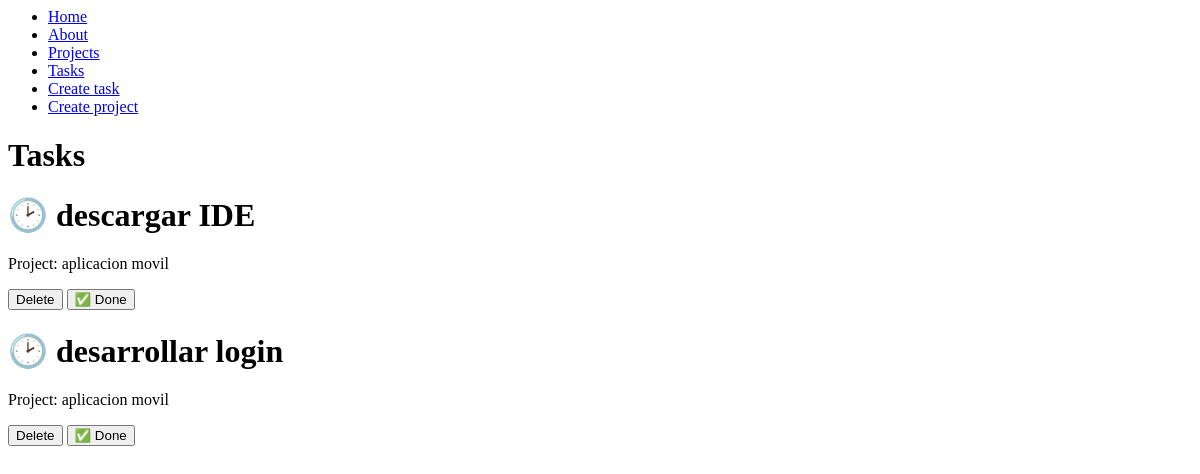
The page /tasks/ on the database as committed earlier.
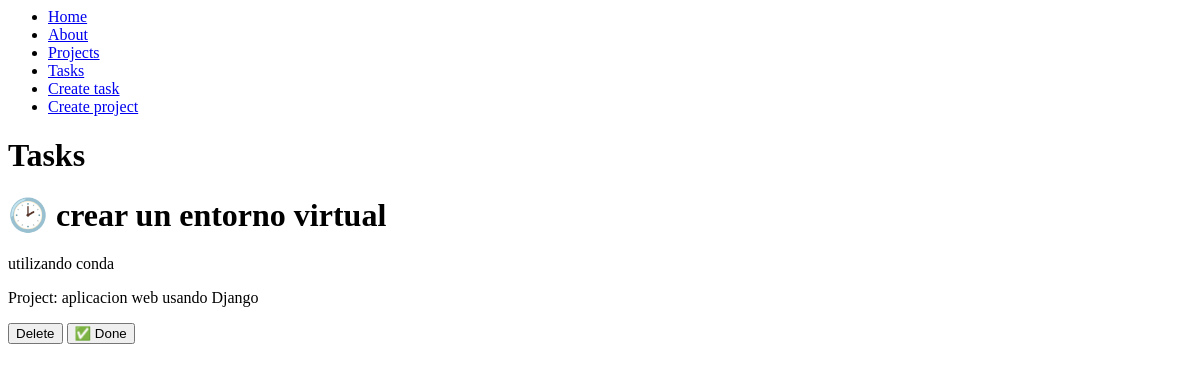
The same page on the database as committed later.
### myapp/models.py (models this page shows, shortened)
class Task(models.Model):
    title = models.CharField(max_length=200)
    description = models.TextField()
    project = models.ForeignKey(Project, on_delete=models.CASCADE)
    done = models.BooleanField(default=False)

class Project(models.Model):
    name = models.CharField(max_length=200)

### myapp/views.py (the view)
# urls.py: path('tasks/', views.tasks, name='tasks'),
def tasks(request):
    tasks = Task.objects.all()
    return render(request, 'tasks/tasks.html', {
        'tasks': tasks
    })

### myapp/templates/tasks/tasks.html
{% extends 'layouts/base.html' %}
{% block content %}
<h1>Tasks</h1>
{% for task in tasks %}
<div>
    <h1>{% if task.done == False %} 🕑 {% else %} ✅ {% endif %} {{ task.title }}</h1>
    <p>{{ task.description }}</p>
    <p>Project: {{ task.project.name }}</p>
    <button>Delete</button>
    <button>✅ Done</button>
</div>
{% endfor %}
{% endblock %}

Rows that differ between the two databases and show on the page:
removed Task: title "descargar IDE", project.name "aplicacion movil"
removed Task: title "desarrollar login", project.name "aplicacion movil"
added Task: title "crear un entorno virtual", description "utilizando conda", project.name "aplicacion web usando Django"
